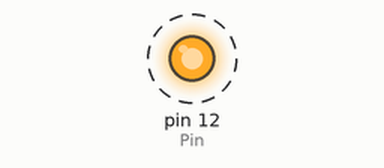
A sketch run on a simulated Arduino Uno, built with avr-gcc and run on an emulated ATmega328P. On the bench: output pins drawn as LEDs (lit = HIGH). Dashed ring = blinking.

Above: at 0.5 s.
Timing chart, 0 to 4.6 s (numbered marks = the images above):
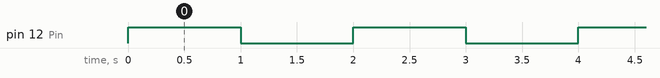

The sketch:

Lesson_2_led_blinking_outside_the_board.ino
```cpp
int Pin=12;
int delay_time=1000;

void setup() {
// put your setup code here, to run once:
pinMode(Pin,OUTPUT);

}

void loop() {
// put your main code here, to run repeatedly:

digitalWrite(Pin,HIGH);
delay(delay_time);
digitalWrite(Pin,LOW);
delay(delay_time);
}
```

Measured:
- by itself, pin 12 (Pin): alternates HIGH for 1.0 s and LOW for 1.0 s
